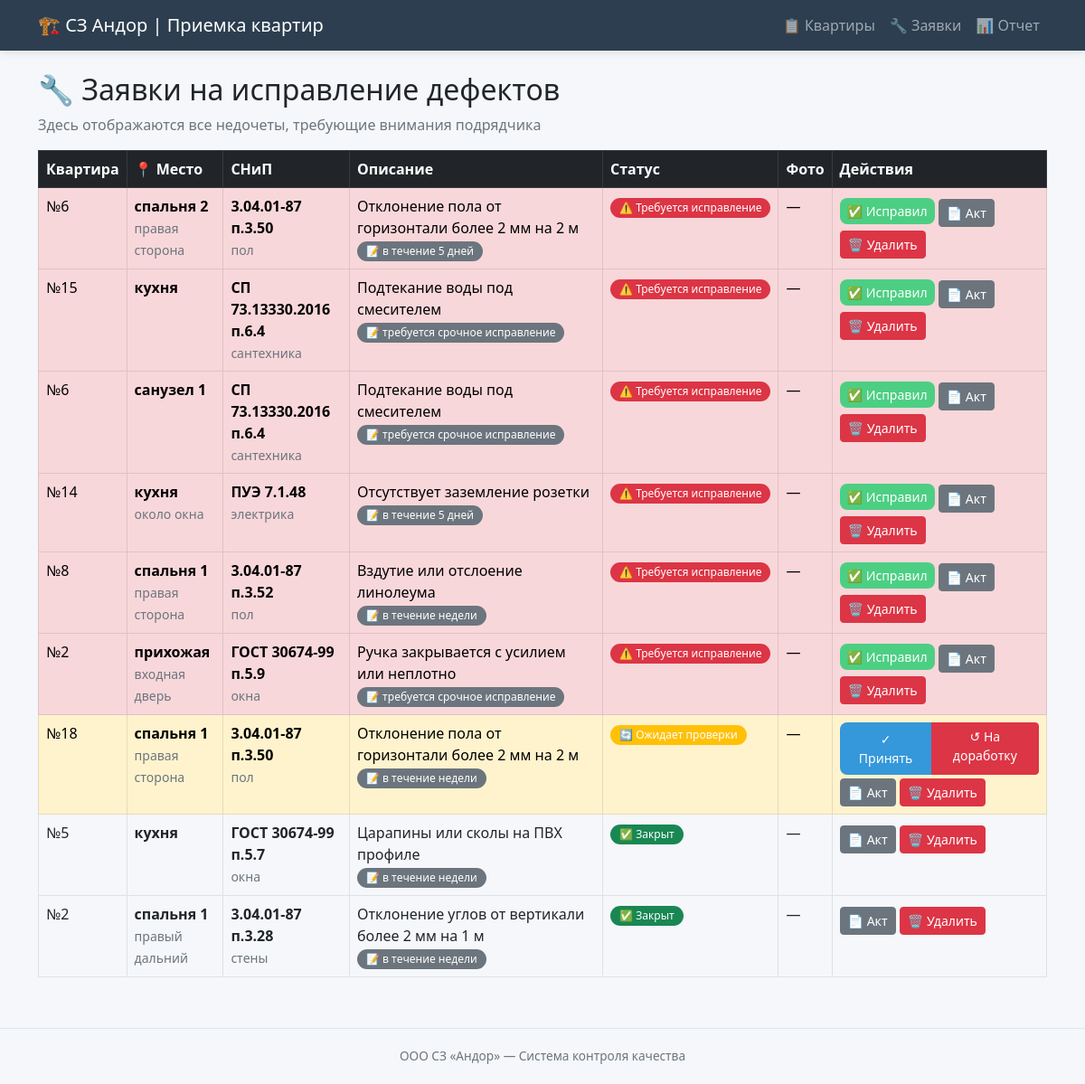
The page /defects on the database as committed earlier.
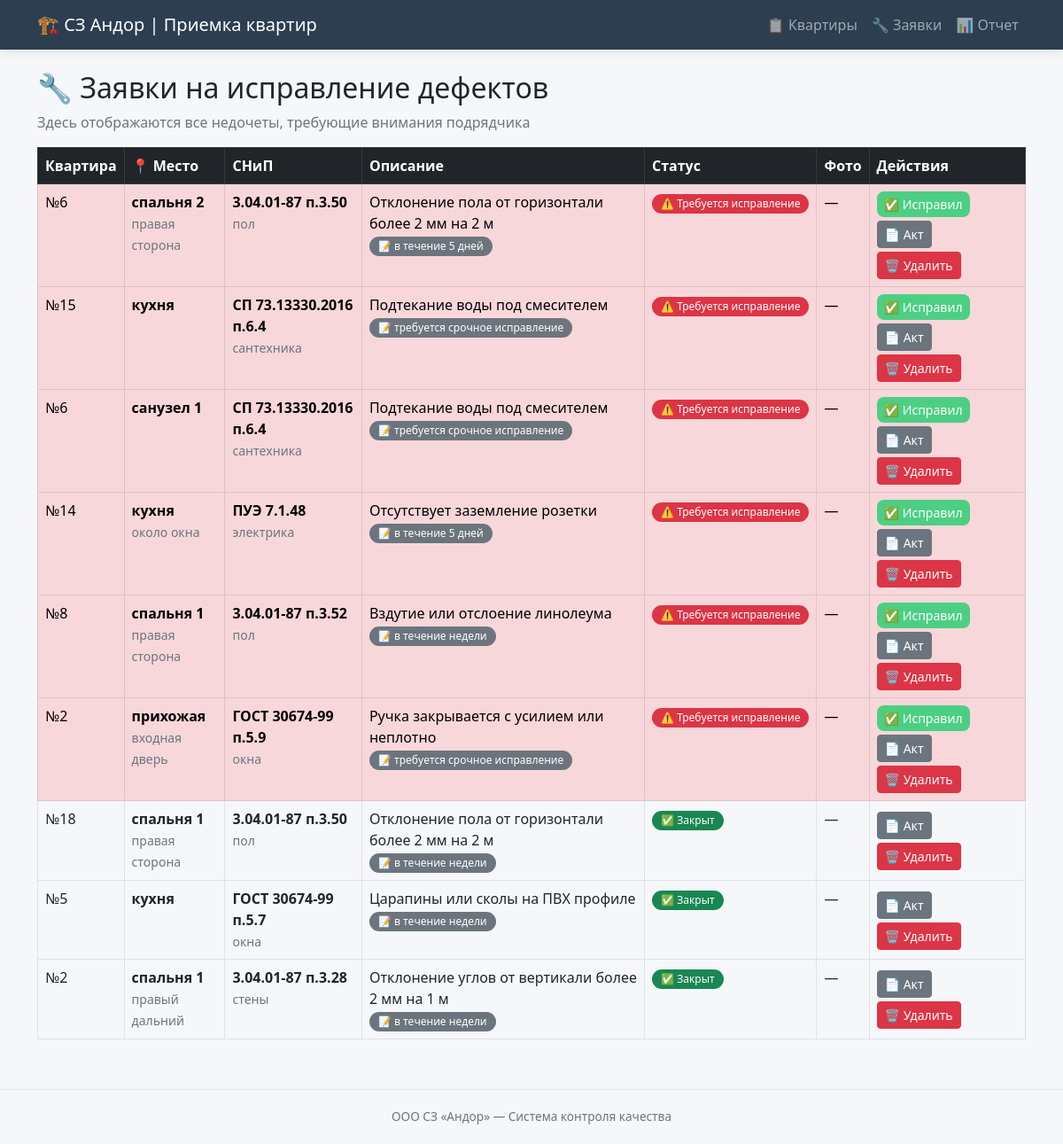
The same page on the database as committed later.
### tables this page shows
CREATE TABLE defects (
            id INTEGER PRIMARY KEY AUTOINCREMENT,
            flat_id INTEGER NOT NULL,
            snip_defect_id INTEGER NOT NULL,
            room TEXT,
            location_detail TEXT,
            comment TEXT,
            photo_path TEXT,
            status TEXT DEFAULT 'open',
            created_at TIMESTAMP,
            fixed_at TIMESTAMP,
            FOREIGN KEY (flat_id) REFERENCES flats(id),
            FOREIGN KEY (snip_defect_id) REFERENCES snip_defects(id)
        );

CREATE TABLE flats (
    id INTEGER PRIMARY KEY AUTOINCREMENT,
    number TEXT NOT NULL,
    street TEXT,
    house TEXT,
    entrance INTEGER,
    floor INTEGER,
    status TEXT DEFAULT 'in_progress'
);

CREATE TABLE snip_defects (
            id INTEGER PRIMARY KEY AUTOINCREMENT,
            code TEXT NOT NULL,
            category TEXT NOT NULL,
            description TEXT NOT NULL,
            severity TEXT NOT NULL
        );

### app.py (the view)
@app.route('/defects')
def defects():
    conn = get_db()
    all_defects = conn.execute('''
        SELECT d.*, f.number as flat_number, f.street, f.house,
               s.code, s.category, s.description, s.severity
        FROM defects d
        JOIN flats f ON d.flat_id = f.id
        JOIN snip_defects s ON d.snip_defect_id = s.id
        ORDER BY
            CASE d.status
                WHEN 'open' THEN 1
                WHEN 'fixed' THEN 2
                WHEN 'closed' THEN 3
            END,
            d.created_at DESC
    ''').fetchall()
    conn.close()
    return render_template('defects.html', defects=all_defects)

### app.py (called while the page is built)
def get_db():
    conn = sqlite3.connect(DB_PATH)
    conn.row_factory = sqlite3.Row
    return conn

### templates/defects.html (shortened to what this page needs)
{% extends "base.html" %}
{% block content %}
<h2>🔧 Заявки на исправление дефектов</h2>
<p class="text-muted">Здесь отображаются все недочеты, требующие внимания подрядчика</p>
<div class="table-responsive">
    <table class="table table-bordered table-hover">
        <thead class="table-dark">
            <tr>
                <th>Квартира</th>
                <th>📍 Место</th>
                <th>СНиП</th>
                <th>Описание</th>
                <th>Статус</th>
                <th>Фото</th>
                <th>Действия</th>
            </tr>
        </thead>
        <tbody>
            {% for d in defects %}
            <tr class="{% if d.status == 'open' %}table-danger{% elif d.status == 'fixed' %}table-warning{% endif %}">
                <td>
                    №{{ d.flat_number }}<br>
                </td>
                <td>
                    {% if d.room %}
                        <strong>{{ d.room }}</strong>
                        {% if d.location_detail %}
                            <br><small class="text-muted">{{ d.location_detail }}</small>
                        {% endif %}
                    {% else %}
                        <span class="text-muted">—</span>
                    {% endif %}
                </td>
                <td>
                    <strong>{{ d.code }}</strong><br>
                    <span class="small text-muted">{{ d.category }}</span>
                </td>
                <td>
                    {{ d.description[:80] }}
                    {% if d.comment %}
                        <br><span class="badge bg-secondary">📝 {{ d.comment[:40] }}</span>
                    {% endif %}
                 </td>
                <td>
                    {% if d.status == 'open' %}
                        <span class="badge bg-danger">⚠️ Требуется исправление</span>
                    {% elif d.status == 'fixed' %}
                        <span class="badge bg-warning">🔄 Ожидает проверки</span>
                    {% else %}
                        <span class="badge bg-success">✅ Закрыт</span>
                    {% endif %}
                 </td>
                <td>
                    {% if d.photo_path %}
                        <a href="/{{ d.photo_path }}" target="_blank" class="btn btn-sm btn-outline-info">📷 Фото</a>
                    {% else %}
                        —
                    {% endif %}
                 </td>
                <td>
                    {% if d.status == 'open' %}
                        <a href="/defect/{{ d.id }}/fix" class="btn btn-sm btn-success">✅ Исправил</a>
                    {% elif d.status == 'fixed' %}
                        <div class="btn-group btn-group-sm">
                            <a href="/defect/{{ d.id }}/close" class="btn btn-primary">✓ Принять</a>
                            <a href="/defect/{{ d.id }}/reopen" class="btn btn-danger">↺ На доработку</a>
                        </div>
                    {% endif %}
                    <a href="/generate_act/{{ d.id }}" class="btn btn-sm btn-secondary mt-1">📄 Акт</a>
                    <a href="/defect/{{ d.id }}/delete" class="btn btn-sm btn-danger mt-1" onclick="return confirm('Удалить этот недочет?')">🗑️ Удалить</a>
                 </td>
             </tr>
            {% endfor %}
        </tbody>
    </table>
</div>
{% endblock %}

Rows that differ between the two databases and show on the page:
changed defects (number 7 of 9 on the later page): status "🔄 Ожидает проверки ✓ Принять ↺ На доработку" → "✅ Закрыт"
